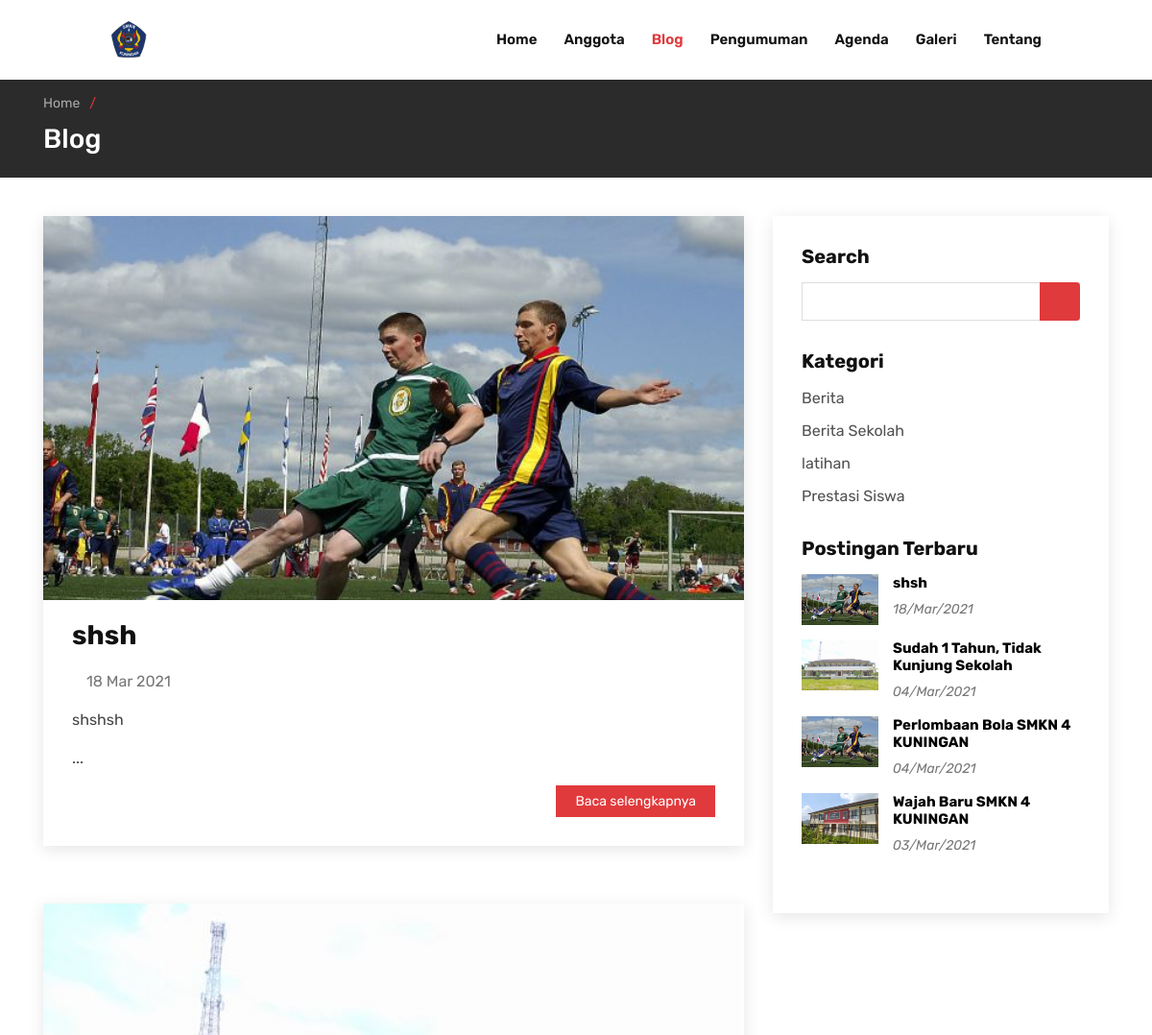
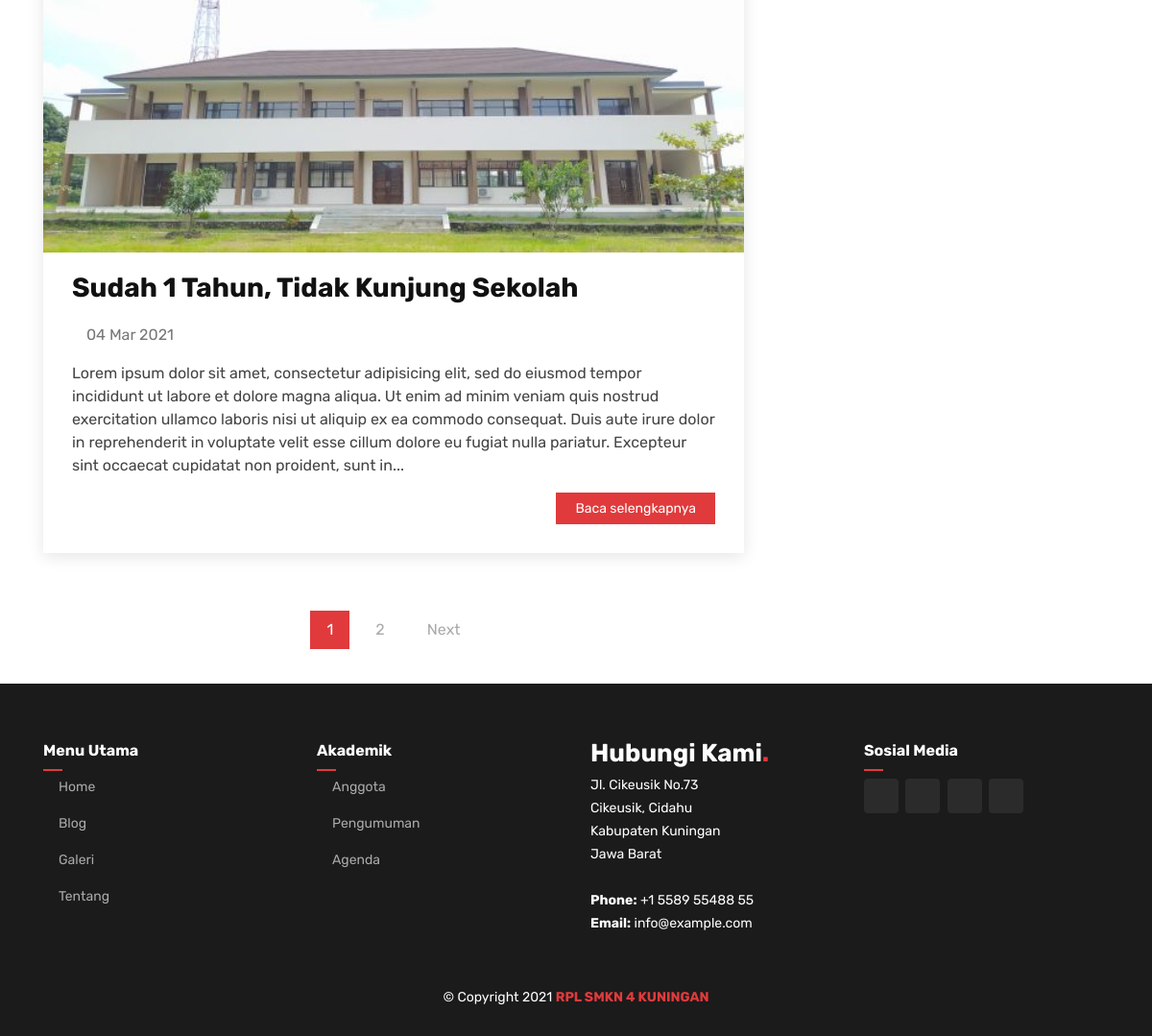
Page /blog on the committed database (2 pictures, top to bottom).
### tables this page shows
CREATE TABLE `pengaturan` (
  `nama` varchar(255) NOT NULL,
  `deskripsi` text NOT NULL,
  `logo` varchar(255) NOT NULL,
  `link_facebook` varchar(255) NOT NULL,
  `link_twitter` varchar(255) NOT NULL,
  `link_instagram` varchar(255) NOT NULL,
  `link_whatsapp` varchar(255) NOT NULL
);

CREATE TABLE `artikel` (
  `artikel_id` int(11) NOT NULL,
  `artikel_tanggal` datetime NOT NULL,
  `artikel_judul` varchar(100) NOT NULL,
  `artikel_slug` varchar(255) NOT NULL,
  `artikel_konten` longtext NOT NULL,
  `artikel_sampul` varchar(255) NOT NULL,
  `artikel_author` int(11) NOT NULL,
  `artikel_kategori` int(11) NOT NULL,
  `artikel_status` enum('publish','draft') NOT NULL
);

CREATE TABLE `kategori` (
  `kategori_id` int(11) NOT NULL,
  `kategori_nama` varchar(100) NOT NULL,
  `kategori_slug` varchar(255) NOT NULL
);

### index.php (called while the page is built, shortened)
<?php
require_once BASEPATH.'core/CodeIgniter.php';

### application/models/M_data.php (called while the page is built, shortened)
<?php
class M_data extends CI_Model
{
     public function get_data($table, $nama = null, $order_by = null)
     {
          $this->db->order_by($nama, $order_by);
          return $this->db->get($table);
     }
}

### application/config/config.php (called while the page is built, shortened)
<?php
$config['base_url'] = 'http://localhost/website-osis/';
$config['index_page'] = '';
$config['uri_protocol']     = 'REQUEST_URI';
$config['url_suffix'] = '';
$config['language']     = 'english';
$config['charset'] = 'UTF-8';
$config['enable_hooks'] = FALSE;
$config['subclass_prefix'] = 'MY_';
$config['composer_autoload'] = FALSE;
$config['permitted_uri_chars'] = 'a-z 0-9~%.:_\-';
$config['enable_query_strings'] = FALSE;
$config['controller_trigger'] = 'c';
$config['function_trigger'] = 'm';
$config['directory_trigger'] = 'd';
$config['allow_get_array'] = TRUE;
$config['log_threshold'] = 0;
$config['log_path'] = '';
$config['log_file_extension'] = '';
$config['log_file_permissions'] = 0644;
$config['log_date_format'] = 'Y-m-d H:i:s';
$config['error_views_path'] = '';
$config['cache_path'] = '';
$config['cache_query_string'] = FALSE;
$config['encryption_key'] = 'CMScodeigniter123';
$config['sess_driver'] = 'files';
$config['sess_cookie_name'] = 'ci_session';
$config['sess_expiration'] = 7200;
$config['sess_save_path'] = NULL;
$config['sess_match_ip'] = FALSE;
$config['sess_time_to_update'] = 300;
$config['sess_regenerate_destroy'] = FALSE;
$config['cookie_prefix']     = '';
$config['cookie_domain']     = '';
$config['cookie_path']          = '/';
$config['cookie_secure']     = FALSE;
$config['cookie_httponly']      = FALSE;
$config['standardize_newlines'] = FALSE;
$config['global_xss_filtering'] = FALSE;
$config['csrf_protection'] = FALSE;
$config['csrf_token_name'] = 'csrf_test_name';
$config['csrf_cookie_name'] = 'csrf_cookie_name';
$config['csrf_expire'] = 7200;
$config['csrf_regenerate'] = TRUE;
$config['csrf_exclude_uris'] = array();
$config['compress_output'] = FALSE;
$config['time_reference'] = 'local';
$config['rewrite_short_tags'] = FALSE;
$config['proxy_ips'] = '';

### application/views/frontend/v_blog.php (the view)
<main id="main">
     <section class="breadcrumbs">
          <div class="container">
               <ol>
                    <li><a href="<?= base_url() ?>">Home</a></li>
                    <li></li>
               </ol>
               <h2>Blog</h2>
          </div>
     </section>
     <section id="blog" class="blog">
          <div class="container" data-aos="fade-up">
               <div class="row">
                    <div class="col-lg-8 entries">
                         <?php foreach ($artikel as $a) { ?>
                              <article class="entry" data-aos="fade-up">
                                   <div class="entry-img">
                                        <img src="<?= base_url() . 'gambar/artikel/' . $a->artikel_sampul ?>" width="100%" alt="" class="img-fluid">
                                   </div>
                                   <h2 class="entry-title">
                                        <a href="<?= base_url() . 'detail/' . $a->artikel_slug ?>"><?= $a->artikel_judul ?></a>
                                   </h2>
                                   <div class="entry-meta">
                                        <ul>
                                             <li class="d-flex align-items-center"><i class="icofont-wall-clock"></i><?= date('d M Y', strtotime($a->artikel_tanggal)) ?></li>
                                        </ul>
                                   </div>
                                   <div class="entry-content">
                                        <p>
                                             <?php echo limit_words($a->artikel_konten, 60) . '...'; ?>
                                        </p>
                                        <div class="read-more">
                                             <a href="<?= base_url() . 'detail/' . $a->artikel_slug ?>">Baca selengkapnya</a>
                                        </div>
                                   </div>
                              </article>
                         <?php } ?>
                         <?php echo $this->pagination->create_links(); ?>
                    </div>
                    <?php $this->load->view('frontend/v_sidebar') ?>
               </div>
          </div>
     </section>
</main>

### application/views/frontend/v_topbar.php
<header id="header" class="fixed-top">
     <div class="container-fluid">
          <div class="row justify-content-center">
               <div class="col-xl-10 d-flex align-items-center">
                    <h1 class="logo mr-auto"><a href="<?= base_url() ?>"><img src="<?= base_url() . 'gambar/website/' . $pengaturan->logo ?>" alt=""></a></h1>
                    <nav class="nav-menu d-none d-lg-block">
                         <ul>
                              <li class="<?= $this->uri->segment(1) == ''  || $this->uri->segment(1) == 'home' ? 'active' : '' ?>">
                                   <a href="<?= base_url() ?>">Home</a>
                              </li>
                              <li class="<?= $this->uri->segment(1) == 'anggota-osis' ? 'active' : '' ?>">
                                   <a href="<?= base_url() ?>anggota-osis">Anggota</a>
                              </li>
                              <li class="<?= $this->uri->segment(1) == 'blog' || $this->uri->segment(1) == 'kategori-blog' || $this->uri->segment(1) == 'search' || $this->uri->segment(1) == 'detail' ? 'active' : '' ?>">
                                   <a href="<?= base_url() ?>blog">Blog</a>
                              </li>
                              <li class="<?= $this->uri->segment(1) == 'pengumuman-kegiatan' ? 'active' : '' ?>">
                                   <a href="<?= base_url() ?>pengumuman-kegiatan">Pengumuman</a>
                              </li>
                              <li class="<?= $this->uri->segment(1) == 'agenda-kegiatan' ? 'active' : '' ?>">
                                   <a href="<?= base_url() ?>agenda-kegiatan">Agenda</a>
                              </li>
                              <li class="<?= $this->uri->segment(1) == 'galeri-foto' ? 'active' : '' ?>">
                                   <a href="<?= base_url() ?>galeri-foto">Galeri</a>
                              </li>
                              <li class="<?= $this->uri->segment(1) == 'tentang' ? 'active' : '' ?>">
                                   <a href="<?= base_url() ?>tentang">Tentang</a>
                              </li>
                         </ul>
                    </nav>
               </div>
          </div>
     </div>
</header>

### application/views/frontend/v_sidebar.php
<div class="col-lg-4">
     <div class="sidebar">
          <h3 class="sidebar-title">Search</h3>
          <div class="sidebar-item search-form">
               <form action="<?= base_url() . 'search' ?>" method="POST">
                    <input type="text" name="cari">
                    <button type="submit"><i class="icofont-search"></i></button>
               </form>
          </div>
          <h3 class="sidebar-title">Kategori</h3>
          <div class="sidebar-item categories">
               <ul>
                    <?php foreach ($kategori as $k) { ?>
                         <li><a href="<?= base_url() . 'kategori-blog/' . $k->kategori_slug ?>"><?= $k->kategori_nama ?></a></li>
                    <?php } ?>
               </ul>
          </div>
          <h3 class="sidebar-title">Postingan Terbaru</h3>
          <div class="sidebar-item recent-posts">
               <?php
               $artikel = $this->db->query("SELECT * FROM artikel,pengguna,kategori WHERE artikel_status='publish' AND artikel_author=pengguna_id AND artikel_kategori=kategori_id ORDER BY artikel_id DESC LIMIT 5")->result();
               foreach ($artikel as $a) { ?>
                    <div class="post-item clearfix">
                         <img src="<?= base_url() . 'gambar/artikel/' . $a->artikel_sampul ?>" alt="">
                         <h4><a href="<?= base_url() . 'detail/' . $a->artikel_slug ?>"><?= $a->artikel_judul ?></a></h4>
                         <time><?= date('d/M/Y', strtotime($a->artikel_tanggal)) ?></time>
                    </div>
               <?php } ?>
          </div>
     </div>
</div>

### assets_frontend/css/style.css (style rules this page uses)
body { font-family: 'Rubik', sans-serif; color: #444444; }
a { color: #e03a3c; }
h1, h2, h3, h4, h5, h6 { font-family: 'Rubik', sans-serif; }
#header { background: #fff; transition: all 0.5s; z-index: 997; padding: 20px 0; }
#header .logo { font-size: 32px; margin: 0; padding: 0; line-height: 1; font-weight: 600; font-family: 'Rubik', sans-serif; }
#header .logo a { color: #111111; }
#header .logo img { max-height: 40px; }
.nav-menu ul { margin: 0; padding: 0; list-style: none; }
.nav-menu>ul { display: flex; }
.nav-menu>ul>li { position: relative; white-space: nowrap; padding: 10px 0 10px 28px; }
.nav-menu a { display: block; position: relative; color: #111111; transition: 0.3s; font-size: 15px; font-weight: 600; font-family: 'Rubik', sans-serif; }
.nav-menu a:hover, .nav-menu .active>a, .nav-menu li:hover>a { color: #e03a3c; }
.mobile-nav { position: fixed; top: 55px; right: 15px; bottom: 15px; left: 15px; z-index: 9999; overflow-y: auto; background: #fff; transition: ease-in-out 0.2s; opacity: 0; visibility: hidden; border-radius: 10px; padding: 10px 0; }
.mobile-nav * { margin: 0; padding: 0; list-style: none; }
.mobile-nav a { display: block; position: relative; color: #111111; padding: 10px 20px; font-weight: 500; outline: none; }
.mobile-nav a:hover, .mobile-nav .active>a, .mobile-nav li:hover>a { color: #e03a3c; text-decoration: none; }
section { padding: 60px 0; overflow: hidden; position: relative; }
.breadcrumbs { padding: 15px 0; background: #2b2b2b; min-height: 40px; margin-top: 82px; color: #fff; }
.breadcrumbs h2 { font-size: 28px; font-weight: 500; }
.breadcrumbs ol { display: flex; flex-wrap: wrap; list-style: none; padding: 0 0 10px 0; margin: 0; font-size: 14px; }
.breadcrumbs ol a { color: #aaaaaa; }
.breadcrumbs ol li+li { padding-left: 10px; }
.breadcrumbs ol li+li::before { display: inline-block; padding-right: 10px; color: #e03a3c; content: "/"; }
.blog { padding: 40px 0 20px 0; }
.blog .entry { padding: 30px; margin-bottom: 60px; box-shadow: 0 4px 16px rgba(0, 0, 0, 0.1); }
.blog .entry .entry-img { max-height: 400px; margin: -30px -30px 20px -30px; overflow: hidden; }
.blog .entry .entry-title { font-size: 28px; font-weight: bold; padding: 0; margin: 0 0 20px 0; }
.blog .entry .entry-title a { color: #111111; transition: 0.3s; }
.blog .entry .entry-meta { margin-bottom: 15px; color: #777777; }
.blog .entry .entry-meta ul { display: flex; flex-wrap: wrap; list-style: none; padding: 0; margin: 0; }
.blog .entry .entry-meta i { font-size: 14px; padding-right: 4px; }
.blog .entry .entry-content p { line-height: 24px; }
.blog .entry .entry-content .read-more { -moz-text-align-last: right; text-align-last: right; }
.blog .entry .entry-content .read-more a { display: inline-block; background: #e03a3c; color: #fff; padding: 6px 20px; transition: 0.3s; font-size: 14px; }
.blog .blog-pagination li a { color: #aaaaaa; padding: 7px 16px; display: inline-block; }
.blog .sidebar { padding: 30px; margin: 0 0 60px 0px; box-shadow: 0 4px 16px rgba(0, 0, 0, 0.1); }
.blog .sidebar .sidebar-title { font-size: 20px; font-weight: 700; padding: 0 0 0 0; margin: 0 0 15px 0; color: #111111; position: relative; }
.blog .sidebar .sidebar-item { margin-bottom: 30px; }
.blog .sidebar .search-form form { background: #fff; border: 1px solid #ddd; padding: 3px 10px; position: relative; }
.blog .sidebar .search-form form input[type="text"] { border: 0; padding: 4px; border-radius: 4px; width: calc(100% - 40px); }
.blog .sidebar .search-form form button { position: absolute; top: 0; right: 0; bottom: 0; border: 0; background: none; font-size: 16px; padding: 0 15px; margin: -1px; background: #e03a3c; color: #fff; transition: 0.3s; border-radius: 0 4px 4px 0; }
.blog .sidebar .categories ul { list-style: none; padding: 0; }
.blog .sidebar .categories ul li+li { padding-top: 10px; }
.blog .sidebar .categories ul a { color: #515151; }
.blog .sidebar .recent-posts .post-item+.post-item { margin-top: 15px; }
.blog .sidebar .recent-posts img { width: 80px; float: left; }
.blog .sidebar .recent-posts h4 { font-size: 15px; margin-left: 95px; font-weight: bold; }
.blog .sidebar .recent-posts h4 a { color: black; transition: 0.3s; }
.blog .sidebar .recent-posts time { display: block; margin-left: 95px; font-style: italic; font-size: 14px; color: #777777; }

### rows in the picture
pengaturan: logo (picture)
artikel: artikel_sampul (picture), artikel_judul "shsh", artikel_tanggal "18 Mar 2021", artikel_konten "shshsh", artikel_tanggal "18/Mar/2021"
artikel: artikel_sampul (picture), artikel_judul "Sudah 1 Tahun, Tidak Kunjung Sekolah", artikel_tanggal "04 Mar 2021", artikel_konten "Lorem ipsum dolor sit amet, consectetur adipisicing elit, sed do eiusmod tempor incididunt ut labore et dolore magna aliqua. Ut enim ad minim veniam quis nostrud exercitation ullamco laboris nisi ut aliquip ex ea commodo consequat. Duis aute irure dolor in reprehenderit in voluptate velit esse cillum dolore eu fugiat nulla pariatur. Excepteur sint occaecat cupidatat non proident, sunt in", artikel_tanggal "04/Mar/2021"
kategori: kategori_nama "Berita"
kategori: kategori_nama "Berita Sekolah"
kategori: kategori_nama "latihan"
kategori: kategori_nama "Prestasi Siswa"
artikel: artikel_sampul (picture), artikel_judul "Perlombaan Bola SMKN 4 KUNINGAN", artikel_tanggal "04/Mar/2021"
artikel: artikel_sampul (picture), artikel_judul "Wajah Baru SMKN 4 KUNINGAN", artikel_tanggal "03/Mar/2021"

### other values in the picture
$this->pagination->create_links() "1 2 Next"
